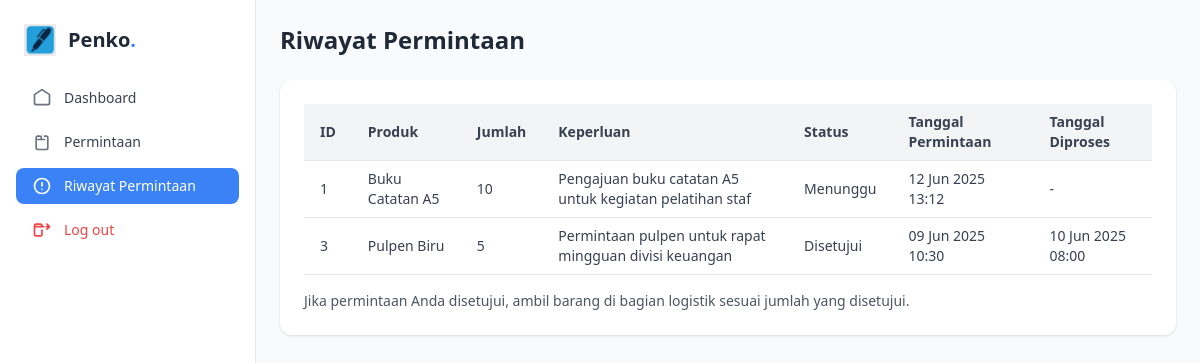
Screenshot of /staff/request_history.php (signed in) with the database file from the repository.
### tables this page shows
CREATE TABLE `requests` (
  `id` int NOT NULL,
  `user_id` int NOT NULL,
  `product_id` int NOT NULL,
  `quantity` int NOT NULL,
  `purpose` text NOT NULL,
  `status` enum('pending','approved','rejected') DEFAULT 'pending',
  `created_at` timestamp NULL DEFAULT CURRENT_TIMESTAMP,
  `processed_at` timestamp NULL DEFAULT NULL,
  `admin_id` int DEFAULT NULL,
  `notes` text
);

CREATE TABLE `products` (
  `id` INT AUTO_INCREMENT PRIMARY KEY,
  `name` varchar(100) NOT NULL,
  `description` text,
  `category_id` INT,
  `supplier_id` INT,
  `current_stock` int NOT NULL DEFAULT 0,
  `unit` varchar(20) NOT NULL,
  `price` DECIMAL(15,2) DEFAULT 0.00,
  `image` VARCHAR(255),
  `min_stock` int NOT NULL DEFAULT 10,
  `created_at` DATETIME DEFAULT CURRENT_TIMESTAMP,
  `updated_at` DATETIME DEFAULT CURRENT_TIMESTAMP ON UPDATE CURRENT_TIMESTAMP,
  FOREIGN KEY (`category_id`) REFERENCES `categories`(`id`) ON DELETE SET NULL,
  FOREIGN KEY (`supplier_id`) REFERENCES `suppliers`(`id`) ON DELETE SET NULL
);

### staff/request_history.php (the view, shortened to what this page needs)
<?php
require_once '../koneksi/database.php';
$user_id = $_SESSION['user_id'];
$requests = $conn->query("SELECT r.id, r.quantity, r.status, r.created_at, r.processed_at, p.name AS product_name, r.purpose
                         FROM requests r
                         JOIN products p ON r.product_id = p.id
                         WHERE r.user_id = $user_id ORDER BY r.created_at DESC");
?>
<!DOCTYPE html>
<html lang="id">
<head>
    <script src="https://cdn.tailwindcss.com"></script>
</head>
<body class="bg-gray-50 font-sans">
<div class="flex h-screen">
<aside class="w-64 bg-white border-r px-4 py-6 flex flex-col space-y-6">
    <div class="flex items-center space-x-3 px-2">
        <img src="../img/Logo.png" alt="Logo" class="h-8 w-8 object-cover" />
        <h1 class="text-xl font-semibold text-gray-800">Penko<span class="text-blue-500">.</span></h1>
    </div>
    <nav class="flex-1">
        <ul class="space-y-2">
            <li>
                <a href="dashboard.php" class="flex items-center px-4 py-2 rounded-lg text-gray-700 hover:bg-blue-50 hover:text-blue-600 transition">
                    <svg class="h-5 w-5 text-gray-500" fill="none" stroke="currentColor" viewBox="0 0 24 24" xmlns="http://www.w3.org/2000/svg">
                        <path stroke-linecap="round" stroke-linejoin="round" stroke-width="2" d="M3 8l9-6 9 6v10a2 2 0 01-2 2H5a2 2 0 01-2-2V8z" />
                    </svg>
                    <span class="ml-3 text-sm font-medium">Dashboard</span>
                </a>
            </li>
            <li>
                <a href="requests.php" class="flex items-center px-4 py-2 rounded-lg text-gray-700 hover:bg-blue-50 hover:text-blue-600 transition">
                    <svg class="h-5 w-5 text-gray-500" fill="none" stroke="currentColor" viewBox="0 0 24 24" xmlns="http://www.w3.org/2000/svg">
                        <path stroke-linecap="round" stroke-linejoin="round" stroke-width="2" d="M9 5H7a2 2 0 00-2 2v12a2 2 0 002 2h10a2 2 0 002-2V7a2 2 0 00-2-2h-2m-4 0v4m0 0H7m4 0h4" />
                    </svg>
                    <span class="ml-3 text-sm font-medium">Permintaan</span>
                </a>
            </li>
            <li>
                <a href="request_history.php" class="flex items-center px-4 py-2 rounded-lg text-white bg-blue-500 hover:bg-blue-600 transition">
                    <svg class="h-5 w-5 text-white" fill="none" stroke="currentColor" viewBox="0 0 24 24" xmlns="http://www.w3.org/2000/svg">
                        <path stroke-linecap="round" stroke-linejoin="round" stroke-width="2" d="M12 8v4m0 4h.01M21 12a9 9 0 11-18 0 9 9 0 0118 0z" />
                    </svg>
                    <span class="ml-3 text-sm font-medium">Riwayat Permintaan</span>
                </a>
            </li>
            <li>
                <a href="../logout.php" class="flex items-center px-4 py-2 rounded-lg text-red-500 hover:bg-red-50 hover:text-red-600 transition">
                    <svg class="h-5 w-5 text-red-500" fill="none" stroke="currentColor" viewBox="0 0 24 24" xmlns="http://www.w3.org/2000/svg">
                        <path stroke-linecap="round" stroke-linejoin="round" stroke-width="2" d="M17 8h4m0 0l-3-3m3 3l-3 3m-4-3H3m9 4v5a2 2 0 01-2 2H5a2 2 0 01-2-2V7a2 2 0 012-2h5a2 2 0 012 2v1" />
                    </svg>
                    <span class="ml-3 text-sm font-medium">Log out</span>
                </a>
            </li>
        </ul>
    </nav>
</aside>
    <main class="flex-1 p-6">
        <h2 class="text-2xl font-semibold text-gray-800 mb-6">Riwayat Permintaan</h2>
        <div class="bg-white p-6 rounded-xl shadow hover:shadow-md transition">
            <div class="overflow-x-auto">
                <table class="min-w-full text-sm text-gray-700 border-collapse">
                    <thead>
                        <tr class="bg-gray-100 border-b">
                            <th class="py-2 px-4 text-left">ID</th>
                            <th class="py-2 px-4 text-left">Produk</th>
                            <th class="py-2 px-4 text-left">Jumlah</th>
                            <th class="py-2 px-4 text-left">Keperluan</th>
                            <th class="py-2 px-4 text-left">Status</th>
                            <th class="py-2 px-4 text-left">Tanggal Permintaan</th>
                            <th class="py-2 px-4 text-left">Tanggal Diproses</th>
                        </tr>
                    </thead>
                    <tbody>
                        <?php if ($requests->num_rows > 0): ?>
                            <?php while ($row = $requests->fetch_assoc()): ?>
                                <tr class="border-b hover:bg-gray-50">
                                    <td class="py-2 px-4"><?php echo $row['id']; ?></td>
                                    <td class="py-2 px-4"><?php echo htmlspecialchars($row['product_name']); ?></td>
                                    <td class="py-2 px-4"><?php echo number_format($row['quantity'], 0, ',', '.'); ?></td>
                                    <td class="py-2 px-4"><?php echo htmlspecialchars($row['purpose']); ?></td>
                                    <td class="py-2 px-4">
                                        <?php
                                        $status_text = '';
                                        switch (strtolower($row['status'])) {
                                            case 'pending':
                                                $status_text = 'Menunggu';
                                                break;
                                            case 'approved':
                                                $status_text = 'Disetujui';
                                                break;
                                        }
                                        ?>
                                        <span class="status-<?php echo strtolower($row['status']); ?>">
                                            <?php echo $status_text; ?>
                                        </span>
                                    </td>
                                    <td class="py-2 px-4"><?php echo date('d M Y H:i', strtotime($row['created_at'])); ?></td>
                                    <td class="py-2 px-4"><?php echo $row['processed_at'] ? date('d M Y H:i', strtotime($row['processed_at'])) : '-'; ?></td>
                                </tr>
                            <?php endwhile; ?>
                        <?php else: ?>
                            <tr>
                                <td colspan="7" class="py-4 text-center text-gray-500">Tidak ada riwayat permintaan.</td>
                            </tr>
                        <?php endif; ?>
                    </tbody>
                </table>
            </div>
            <?php if ($requests->num_rows > 0 && $requests->num_rows > 0): ?>
                <p class="mt-4 text-sm text-gray-600">Jika permintaan Anda disetujui, ambil barang di bagian logistik sesuai jumlah yang disetujui.</p>
            <?php endif; ?>
        </div>
    </main>
</div>
</body>
</html>

### staff/request_history.php (style rules this page uses)
.status-pending { @apply bg-yellow-400 text-white px-2 py-1 rounded; }
.status-approved { @apply bg-green-500 text-white px-2 py-1 rounded; }

### rows the page displays
requests: id "1", product.name "Buku Catatan A5", quantity "10", purpose "Pengajuan buku catatan A5 untuk kegiatan pelatihan staf", status "Menunggu", created_at "12 Jun 2025 13:12"
requests: id "3", product.name "Pulpen Biru", quantity "5", purpose "Permintaan pulpen untuk rapat mingguan divisi keuangan", status "Disetujui", created_at "09 Jun 2025 10:30", processed_at "10 Jun 2025 08:00"
